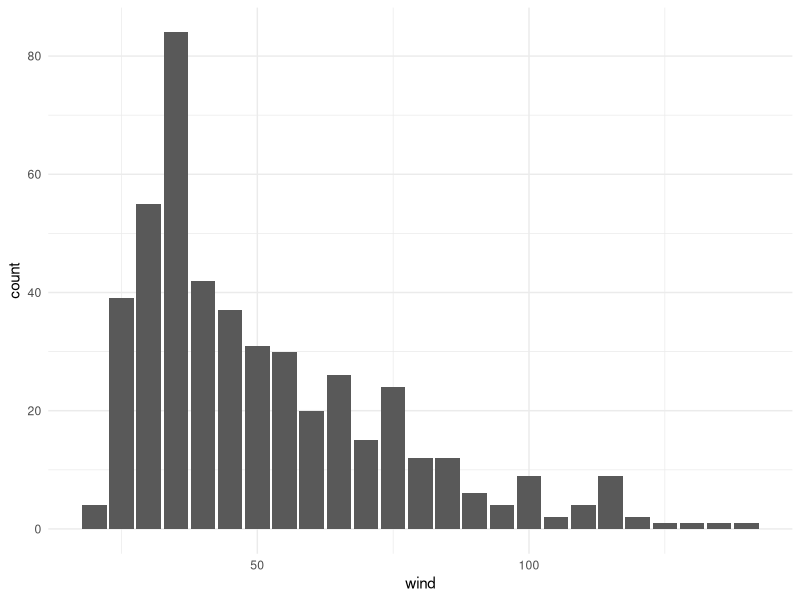

Recreate this plot in R.
## ---- chunk 1
library(tidyverse)
#library()


storms |>
  filter(year == 2022) |>
  ggplot(mapping = aes(x = wind)) +
  geom_bar() +
  theme_minimal()
  
